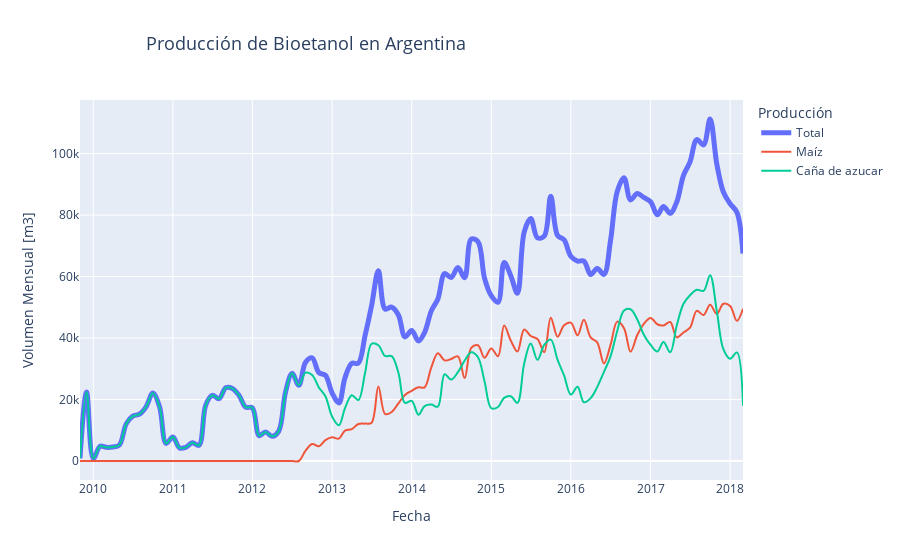

Notebook cell for this chart:
### Markdown cell above
## Emplear los datos públicos del Bioetanol y Biodiesel: producción y ventas (total país), en las últimos planteamientos:

### 7- Obtener las gráficas de series temporales de la producción de bioetanol en base a caña de azúcar, a maíz y la total, así también para la producción total de biodiesel.

### Code cell
fig=go.Figure()

# fig = make_subplots(rows=2, cols=1)

fig.add_trace(go.Scatter(x=bioetanol_nacional['mes'], y=bioetanol_nacional['produccion_total'], 
                         name='Total', mode='lines',line_width = 5                           
                        )
             )
fig.add_trace(go.Scatter(x=bioetanol_nacional['mes'], y=bioetanol_nacional['produccion_base_maiz'], 
                         name='Maíz', mode='lines'                         
                        )
             )
fig.add_trace(go.Scatter(x=bioetanol_nacional['mes'], y=bioetanol_nacional['produccion_base_cana_de_azucar'], 
                         name='Caña de azucar', mode='lines'                         
                        )
             )


fig.update_layout(
    title=go.layout.Title(
        text="Producción de Bioetanol en Argentina",
        xref="paper",
        x=0.1,
        font_size=18,
    ),
    xaxis_title="Fecha",
    yaxis_title="Volumen Mensual [m3]",
    legend_title_text='Producción', #necesita actualizar plotly
#     trace_name='Tendendia de consumo'
)

fig.update_traces(line_shape='spline')

fig.show()

bioetanol_nacional.describe()
